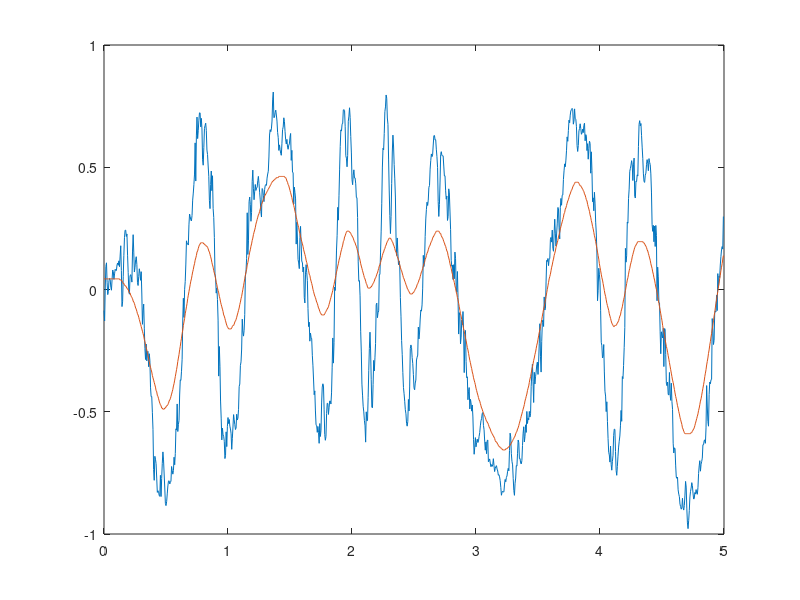

Here is the MATLAB script that generated this plot:
cla reset
clear
clc
%% Load data
load('stationaryData');
% Unpack data
time = imuData.time;
accAngle = imuData.angle;
gyroVelocity = imuData.ang_velo;
voltage = -double(imuData.voltage);
wheelAngle = (voltage-2.125)*(240/3.3)*(pi/180); % IF USING WHEEL ENCODER
%wheelAngle = mod(voltage,4096) * (2.0 * pi / 4096.0)% IF USING SWING RIG ENCODER (AND KNOWN UPRIGHT IS 0 COUNTS)


N = length(time);
%% Compute gyroscope velocity sample mean and variance
% TODO: Compute sample mean
gyroVelocityMean = mean(gyroVelocity);
% TODO: Compute gyroscope velocity sample variance. Use Bessel's correction
gyroVelocityVar = sum( (gyroVelocity - gyroVelocityMean).^2) / (length(gyroVelocity) - 1)


%% Load data
load('randomOscillations_1');
% Unpack data
time = imuData.time;
accAngle = imuData.angle;
gyroVelocity = imuData.ang_velo;
encoderCounts = -double(imuData.voltage);
cpr = 1320.0;
wheelAngle = (encoderCounts - encoderCounts(1)) * (2 * pi / cpr); % USE WITH WHEEL AS ENCODER
%wheelAngle = mod(voltage,4096) * (2.0 * pi / 4096.0)% IF USING SWING RIG ENCODER (AND KNOWN UPRIGHT IS 0 COUNTS)

N = length(time);

% TODO: Correct angle offset
%wheel_angle_init = mean(wheelAngle(1:200));
%acc_angle_init = mean(accAngle(1:200));
wheel_angle_init = mean(wheelAngle(1:25));
acc_angle_init = mean(accAngle(1:25));
wheelAngle = wheelAngle - (wheel_angle_init - acc_angle_init);
plot(time,accAngle,time,wheelAngle)

% TODO: Compute the angle measurement 'noise'
angle_noise = accAngle - wheelAngle; 

% TODO: Compute accellerometer angle sample mean
accAngleMean = mean(angle_noise)

% TODO: Compute accellerometer angle sample covariance. Use Bessel's correction
accAngleVar = sum( (angle_noise - accAngleMean).^2) / (length(angle_noise) - 1);

% sensor covariance matrix
R = [accAngleVar 0; 0 gyroVelocityVar]
